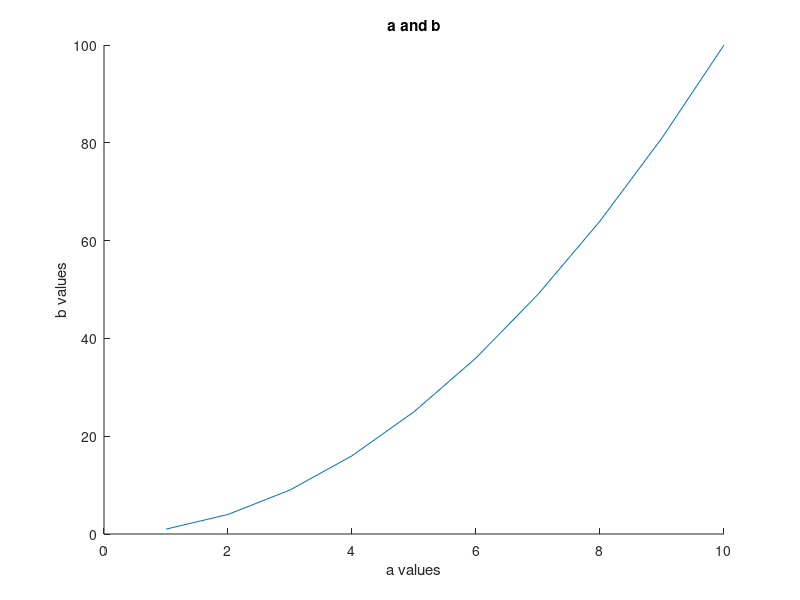

Source code (MATLAB):
%%%%%%%%%%%%%%LAB0%%%%%%%%%5

a = 1:10;
b = (1:10).^2;


figure
hold on
plot(a,b)
title('a and b')
xlabel('a values')
ylabel('b values') 
saveas(gcf, 'plots/plot.png');





    

